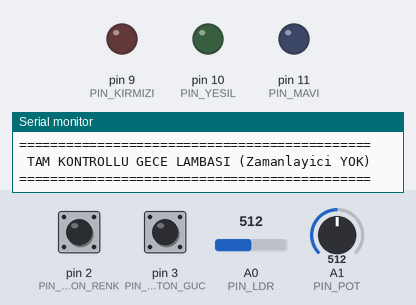
Bench run of a sketch on a simulated Arduino Uno, built with avr-gcc and run on an emulated ATmega328P. Shown: output pins drawn as LEDs (lit = HIGH), the last lines printed to the serial monitor. Dashed ring = blinking. The inputs (shaded band) are chosen by the test bench; at power-on: pin 3 (PIN_BUTON_GUC) HIGH, A0 (PIN_LDR) = 512, pin 2 (PIN_BUTON_RENK) HIGH, A1 (PIN_POT) = 512.

Above: at 1.2 s.
1.3 s: pin 3 (PIN_BUTON_GUC) pulled LOW for 1 s
At 1.45 s:
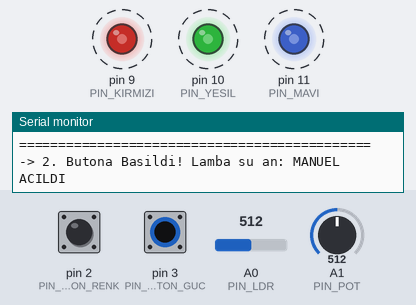
3.8 s: A0 (PIN_LDR) set to 593
5.3 s: A0 (PIN_LDR) set to 617
At 6.4 s:
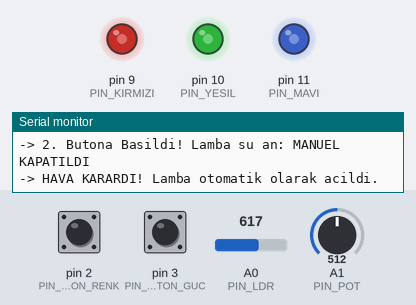
6.8 s: pin 2 (PIN_BUTON_RENK) pulled LOW for 3.2 s
At 10.2 s:
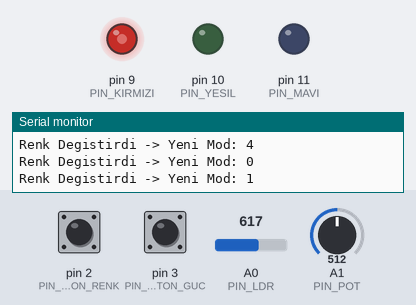
11.5 s: A1 (PIN_POT) set to 610
At 12.3 s:
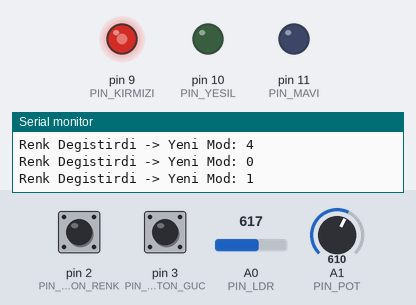
13.0 s: pin 2 (PIN_BUTON_RENK) pulled LOW for 0.15 s
At 13.5 s:
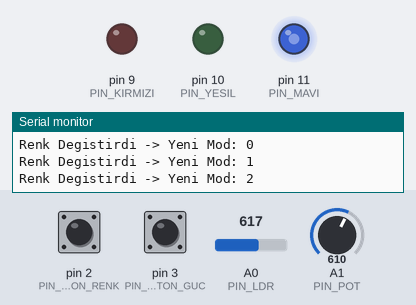
Timing chart, 0 to 15.6 s (numbered marks = the images above; inputs shaded):
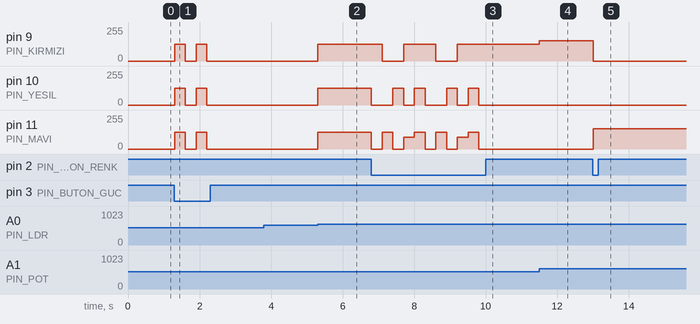

The sketch:

GeceLambasi4.ino
```cpp
// --- PIN TANIMLAMALARI ---
const int PIN_LDR        = A0;  // Işık Sensörü
const int PIN_POT        = A1;  // Potansiyometre (Parlaklık)

const int PIN_BUTON_RENK = 2;   // 1. Buton: Renk değiştirir
const int PIN_BUTON_GUC  = 3;   // 2. Buton: Açma/Kapama

// RGB LED Pinleri
const int PIN_KIRMIZI    = 9;
const int PIN_YESIL      = 10;
const int PIN_MAVI       = 11;

// --- AYARLAR ---
int ESIK_DEGER = 600; // Karanlık eşiği (Senin sensöründe 600'ü geçince karanlık)

// --- DEĞİŞKENLER ---
int renkModu = 0;
bool oncekiKaranlik = false; // Havanın yeni karardığını anlamak için

bool lambaAcik = false;      // Lambanın yanıp yanmayacağını belirler

// Butonların çift basmasını (ark) önlemek için
unsigned long sonRenkButonZamani = 0;
unsigned long sonGucButonZamani = 0;

void setup() {
  Serial.begin(9600);

  pinMode(PIN_KIRMIZI, OUTPUT);
  pinMode(PIN_YESIL, OUTPUT);
  pinMode(PIN_MAVI, OUTPUT);

  pinMode(PIN_BUTON_RENK, INPUT_PULLUP);
  pinMode(PIN_BUTON_GUC, INPUT_PULLUP);

  Serial.println("=============================================");
  Serial.println(" TAM KONTROLLU GECE LAMBASI (Zamanlayici YOK)");
  Serial.println("=============================================");
}

void loop() {
  // 1. Sensörleri Oku
  int isikSeviyesi = analogRead(PIN_LDR);
  int potDegeri = analogRead(PIN_POT);
  bool suAnKaranlik = (isikSeviyesi > ESIK_DEGER);

  // --- BUTON 1 (RENK DEĞİŞTİRME) ---
  if (digitalRead(PIN_BUTON_RENK) == LOW) {
    if (millis() - sonRenkButonZamani > 300) {
      renkModu++;
      if (renkModu > 4) renkModu = 0;
      Serial.print("Renk Degistirdi -> Yeni Mod: ");
      Serial.println(renkModu);
      sonRenkButonZamani = millis();
    }
  }

  // --- BUTON 2 (AÇMA / KAPAMA) ---
  if (digitalRead(PIN_BUTON_GUC) == LOW) {
    if (millis() - sonGucButonZamani > 300) {
      lambaAcik = !lambaAcik; // Açiksa kapat, kapaliysa aç

      Serial.print("-> 2. Butona Basildi! Lamba su an: ");
      Serial.println(lambaAcik ? "MANUEL ACILDI" : "MANUEL KAPATILDI");

      sonGucButonZamani = millis();
    }
  }

  // --- OTOMATİK GECE / GÜNDÜZ ALGILAMASI ---
  // Eğer hava ŞU AN karanlıksa VE bir önceki ölçümde aydınlıksa (Yani hava DAHA YENİ karardıysa)
  if (suAnKaranlik && oncekiKaranlik == false) {
    oncekiKaranlik = true;
    lambaAcik = true; // Hava kararınca lambayı otomatik aç
    Serial.println("\n-> HAVA KARARDI! Lamba otomatik olarak acildi.");
  }
  // Eğer hava ŞU AN aydınlıksa VE bir önceki ölçümde karanlıksa (Yani SABAHA KARŞI aydınlandıysa)
  else if (!suAnKaranlik && oncekiKaranlik == true) {
    oncekiKaranlik = false;
    lambaAcik = false; // Sabah olunca lambayı kesinlikle kapat
    Serial.println("\n-> SABAH OLDU! Lamba otomatik olarak kapatildi.");
  }

  // --- IŞIKLARI YAK VEYA SÖNDÜR MEKANİZMASI ---
  if (lambaAcik) {
    // Lamba açıksa, seçili rengi potansiyometre parlaklığı ile yak
    if (renkModu == 0)      renkYak(255, 255, 255, potDegeri); // Beyaz
    else if (renkModu == 1) renkYak(255, 0, 0, potDegeri);     // Kırmızı
    else if (renkModu == 2) renkYak(0, 0, 255, potDegeri);     // Mavi
    else if (renkModu == 3) renkYak(0, 255, 0, potDegeri);     // Yeşil
    else if (renkModu == 4) renkYak(255, 0, 180, potDegeri);   // Pembe
  } else {
    // Lamba kapalı durumdaysa tamamen söndür
    isiklariSondur();
  }
}

// --- FONKSİYONLAR ---

void isiklariSondur() {
  analogWrite(PIN_KIRMIZI, 0);
  analogWrite(PIN_YESIL, 0);
  analogWrite(PIN_MAVI, 0);
}

void renkYak(int k, int y, int m, int pot) {
  // Potansiyometre tamamen kısıksa gücü sıfırla
  if(pot < 15) {
    isiklariSondur();
    return;
  }

  // map() ile potansiyometre değerini(0-1023) renk gücüne(0-255) oranla
  int parlakK = map(pot, 0, 1023, 0, k);
  int parlakY = map(pot, 0, 1023, 0, y);
  int parlakM = map(pot, 0, 1023, 0, m);

  analogWrite(PIN_KIRMIZI, parlakK);
  analogWrite(PIN_YESIL, parlakY);
  analogWrite(PIN_MAVI, parlakM);
}
```

Measured:
- the behaviour switches between 600 and 601 on A0 (PIN_LDR) (found by bisection; images 1 and 2)
- after the input at 1.3 s, pin 9 (PIN_KIRMIZI), pin 10 (PIN_YESIL), pin 11 (PIN_MAVI): alternates 127/255 for 0.30 s and 0/255 for 0.30 s, 4 changes in all, then stays 0/255, starting at once
- after the input at 3.8 s, every drawn part: stays the same
- after the input at 5.3 s, pin 9 (PIN_KIRMIZI), pin 10 (PIN_YESIL), pin 11 (PIN_MAVI): 0/255 → 127/255 at once
- after the input at 6.8 s, pin 9 (PIN_KIRMIZI): alternates 127/255 for 0.90 s and 0/255 for 0.60 s, 4 changes in all, then stays 127/255, starting after 0.30 s; pin 10 (PIN_YESIL): 127/255 → 0/255 at once, → 127/255 0.60 s later, → 0/255 0.30 s later, → 127/255 0.30 s later, … (9 changes in this stretch)
- after the input at 11.5 s, pin 9 (PIN_KIRMIZI): 127/255 → 152/255 at once
- after the input at 13.0 s, pin 9 (PIN_KIRMIZI): 152/255 → 0/255 at once; pin 11 (PIN_MAVI): 0/255 → 152/255 at once
